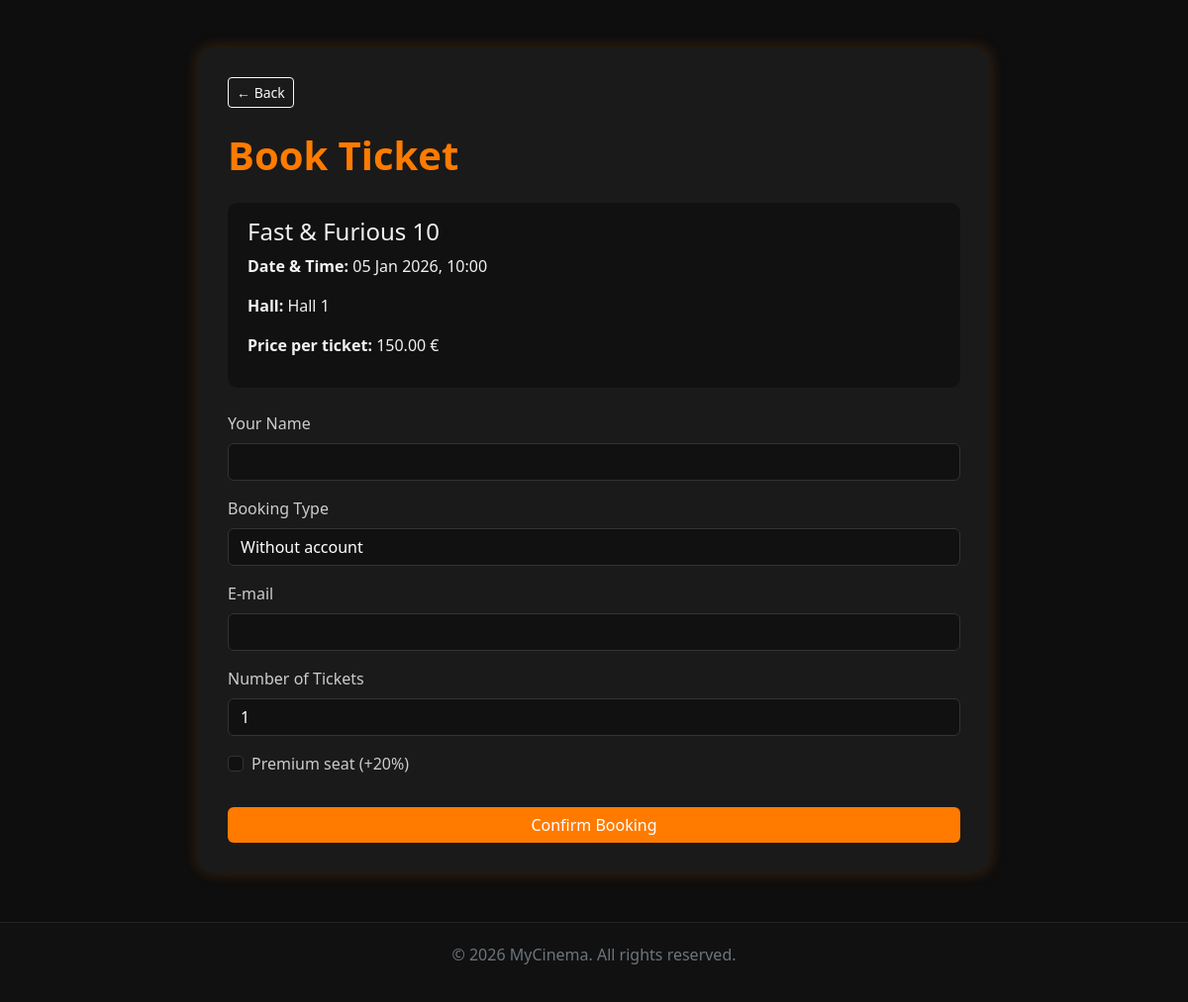
/public/booking.php?session_id=26, run on the app's committed database.
### tables this page shows
CREATE TABLE IF NOT EXISTS `sessions` (
  `id` int NOT NULL AUTO_INCREMENT,
  `movie_id` int NOT NULL,
  `hall_id` int NOT NULL,
  `show_time` datetime NOT NULL,
  `price` decimal(6,2) NOT NULL,
  PRIMARY KEY (`id`),
  KEY `movie_id` (`movie_id`),
  KEY `hall_id` (`hall_id`),
  CONSTRAINT `sessions_ibfk_1` FOREIGN KEY (`movie_id`) REFERENCES `movies` (`id`) ON DELETE CASCADE,
  CONSTRAINT `sessions_ibfk_2` FOREIGN KEY (`hall_id`) REFERENCES `halls` (`id`) ON DELETE CASCADE
);

CREATE TABLE IF NOT EXISTS `movies` (
  `id` int NOT NULL AUTO_INCREMENT,
  `title` varchar(255) NOT NULL,
  `description` text,
  `genre` varchar(50) DEFAULT NULL,
  `duration` int DEFAULT NULL,
  `release_date` date DEFAULT NULL,
  `poster` longblob,
  `created_at` timestamp NULL DEFAULT CURRENT_TIMESTAMP,
  PRIMARY KEY (`id`)
);

CREATE TABLE IF NOT EXISTS `halls` (
  `id` int NOT NULL AUTO_INCREMENT,
  `name` varchar(100) NOT NULL,
  `total_rows` int NOT NULL,
  `seats_per_row` int NOT NULL,
  PRIMARY KEY (`id`)
);

### public/booking.php (the view, shortened to what this page needs)
<?php
require_once '../includes/functions.php';
$session_id = $_GET['session_id'] ?? null;
$stmt = $pdo->prepare("
    SELECT s.*, m.title, h.name AS hall_name
    FROM sessions s
    JOIN movies m ON s.movie_id = m.id
    JOIN halls h ON s.hall_id = h.id
    WHERE s.id = ?
");
$stmt->execute([$session_id]);
$session = $stmt->fetch();
?>
<!DOCTYPE html>
<html lang="en">
<head>
<link href="https://cdn.jsdelivr.net/npm/bootstrap@5.3.2/dist/css/bootstrap.min.css" rel="stylesheet">
<link rel="stylesheet" href="assets/styles/style_booking.css">
</head>
<body>
<div class="container booking-container mt-5">
    <a href="movie.php?id=<?= $session['movie_id'] ?>" class="btn btn-sm btn-outline-light mb-4">← Back</a>
    <h1 class="text-orange mb-4">Book Ticket</h1>
    <div class="summary-box mb-4">
        <h4><?= htmlspecialchars($session['title']) ?></h4>
        <p><strong>Date & Time:</strong> <?= date('d M Y, H:i', strtotime($session['show_time'])) ?></p>
        <p><strong>Hall:</strong> <?= htmlspecialchars($session['hall_name']) ?></p>
        <p><strong>Price per ticket:</strong> <?= number_format($session['price'], 2) ?> €</p>
    </div>
    <form action="confirm_booking.php" method="POST">
        <div class="mb-3">
            <label for="name" class="form-label">Your Name</label>
            <input type="text" class="form-control" id="name" name="name" required
                value="<?= isset($_SESSION['user']) ? htmlspecialchars($_SESSION['user']['name']) : '' ?>">
        </div>
        <?php if (!isset($_SESSION['user'])): ?>
        <div class="mb-3">
            <label for="bookingType" class="form-label">Booking Type</label>
            <select class="form-select" id="bookingType" name="booking_type">
                <option value="guest">Without account</option>
            </select>
        </div>
        <div class="mb-3">
            <label for="email" class="form-label">E-mail</label>
            <input type="email" class="form-control" id="email" name="email" required>
        </div>
        <?php endif; ?>
        <div class="mb-3">
            <label for="seats" class="form-label">Number of Tickets</label>
            <select class="form-select" id="seats" name="seats" required>
                <?php for ($i = 1; $i <= 10; $i++): ?>
                    <option value="<?= $i ?>"><?= $i ?></option>
                <?php endfor; ?>
            </select>
        </div>
        <div class="form-check mb-3">
            <input class="form-check-input" type="checkbox" id="premium" name="premium" value="1">
            <label class="form-check-label" for="premium">Premium seat (+20%)</label>
        </div>
        <button type="submit" class="btn btn-orange w-100 mt-3">Confirm Booking</button>
    </form>
</div>
<footer class="mt-5 text-center text-secondary">
    <p>© <?= date('Y') ?> MyCinema. All rights reserved.</p>
</footer>
</body>
</html>

### public/assets/styles/style_booking.css (style rules this page uses)
body { background-color: #0e0e0e; color: #f1f1f1; font-family: 'Segoe UI', sans-serif; }
.booking-container { max-width: 800px; margin: 50px auto; background: #1a1a1a; border-radius: 15px; padding: 30px; box-shadow: 0 0 15px rgba(255,123,0,0.2); }
h1 { color: #ff7b00; font-weight: 600; }
label { color: #ccc; }
input, select { background: #111 !important; color: #fff !important; border: 1px solid #333 !important; }
.btn-orange { background-color: #ff7b00; color: white; border: none; }
.summary-box { background: #111; border-radius: 10px; padding: 15px 20px; margin-bottom: 25px; }
footer { background: #111; color: #999; text-align: center; padding: 20px; margin-top: 60px; border-top: 1px solid #222; }

### data on the page
sessions: movie.title "Fast & Furious 10", show_time "05 Jan 2026, 10:00", hall.name "Hall 1", price "150.00"

### other printed values
form field seats "1"
